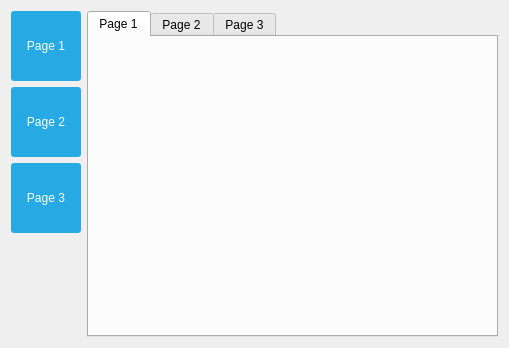
<?xml version="1.0" encoding="UTF-8"?>
<ui version="4.0">
 <class>MainWindow</class>
 <widget class="QMainWindow" name="MainWindow">
  <property name="geometry">
   <rect>
    <x>0</x>
    <y>0</y>
    <width>509</width>
    <height>348</height>
   </rect>
  </property>
  <property name="windowTitle">
   <string>MainWindow</string>
  </property>
  <property name="styleSheet">
   <string notr="true">QPushButton
{
	color: white;
	background-color: #27a9e3;
	border-width: 0px;
	border-radius: 3px;
}

QPushButton:hover
{
	color: white;
	background-color: #66c011;
	border-width: 0px;
	border-radius: 3px;
}

QPushButton:pressed
{
	color: white;
	background-color: yellow;
	border-width: 0px;
	border-radius: 3px;
}


QPushButton[pagematches=true]
{
	color: white;
	background-color: red;
	border-width: 0px;
	border-radius: 3px;
}</string>
  </property>
  <widget class="QWidget" name="centralWidget">
   <layout class="QHBoxLayout" name="horizontalLayout">
    <item>
     <layout class="QVBoxLayout" name="verticalLayout">
      <item>
       <widget class="QPushButton" name="button1">
        <property name="minimumSize">
         <size>
          <width>70</width>
          <height>70</height>
         </size>
        </property>
        <property name="text">
         <string>Page 1</string>
        </property>
       </widget>
      </item>
      <item>
       <widget class="QPushButton" name="button2">
        <property name="minimumSize">
         <size>
          <width>70</width>
          <height>70</height>
         </size>
        </property>
        <property name="text">
         <string>Page 2</string>
        </property>
       </widget>
      </item>
      <item>
       <widget class="QPushButton" name="button3">
        <property name="minimumSize">
         <size>
          <width>70</width>
          <height>70</height>
         </size>
        </property>
        <property name="text">
         <string>Page 3</string>
        </property>
       </widget>
      </item>
      <item>
       <spacer name="verticalSpacer">
        <property name="orientation">
         <enum>Qt::Vertical</enum>
        </property>
        <property name="sizeHint" stdset="0">
         <size>
          <width>20</width>
          <height>40</height>
         </size>
        </property>
       </spacer>
      </item>
     </layout>
    </item>
    <item>
     <layout class="QVBoxLayout" name="verticalLayout_2">
      <item>
       <widget class="QTabWidget" name="tabWidget">
        <property name="currentIndex">
         <number>0</number>
        </property>
        <widget class="QWidget" name="tab1">
         <attribute name="title">
          <string>Page 1</string>
         </attribute>
        </widget>
        <widget class="QWidget" name="tab2">
         <attribute name="title">
          <string>Page 2</string>
         </attribute>
        </widget>
        <widget class="QWidget" name="tab3">
         <attribute name="title">
          <string>Page 3</string>
         </attribute>
        </widget>
       </widget>
      </item>
     </layout>
    </item>
   </layout>
  </widget>
 </widget>
 <layoutdefault spacing="6" margin="11"/>
 <resources/>
 <connections/>
</ui>
